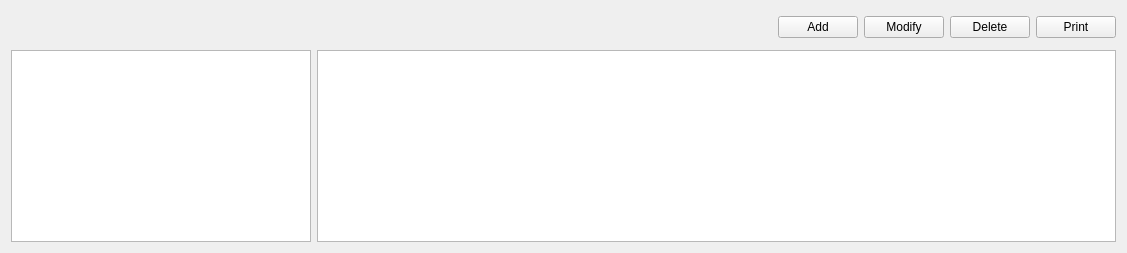
      <widget class="QWidget" name="PriceListTab">
       <attribute name="title">
        <string>Price Lists</string>
       </attribute>
       <layout class="QGridLayout" name="gridLayout_17">
        <item row="0" column="0">
         <layout class="QHBoxLayout" name="horizontalLayout_20">
          <item>
           <spacer name="horizontalSpacer_13">
            <property name="orientation">
             <enum>Qt::Horizontal</enum>
            </property>
            <property name="sizeHint" stdset="0">
             <size>
              <width>767</width>
              <height>33</height>
             </size>
            </property>
           </spacer>
          </item>
          <item>
           <widget class="QPushButton" name="pbAddPriceList">
            <property name="text">
             <string>Add</string>
            </property>
           </widget>
          </item>
          <item>
           <widget class="QPushButton" name="pbModifyPriceList">
            <property name="text">
             <string>Modify</string>
            </property>
           </widget>
          </item>
          <item>
           <widget class="QPushButton" name="pbDeletePriceList">
            <property name="text">
             <string>Delete</string>
            </property>
           </widget>
          </item>
          <item>
           <widget class="QPushButton" name="pbPrintPriceList">
            <property name="text">
             <string>Print</string>
            </property>
           </widget>
          </item>
         </layout>
        </item>
        <item row="1" column="0">
         <layout class="QHBoxLayout" name="horizontalLayout_21">
          <item>
           <widget class="QTableView" name="tvLists">
            <property name="maximumSize">
             <size>
              <width>300</width>
              <height>16777215</height>
             </size>
            </property>
            <property name="alternatingRowColors">
             <bool>true</bool>
            </property>
            <property name="selectionMode">
             <enum>QAbstractItemView::SingleSelection</enum>
            </property>
            <property name="sortingEnabled">
             <bool>true</bool>
            </property>
           </widget>
          </item>
          <item>
           <widget class="QTableView" name="tvPriceList">
            <property name="alternatingRowColors">
             <bool>true</bool>
            </property>
            <property name="selectionMode">
             <enum>QAbstractItemView::SingleSelection</enum>
            </property>
            <property name="textElideMode">
             <enum>Qt::ElideRight</enum>
            </property>
            <property name="sortingEnabled">
             <bool>true</bool>
            </property>
           </widget>
          </item>
         </layout>
        </item>
       </layout>
      </widget>
